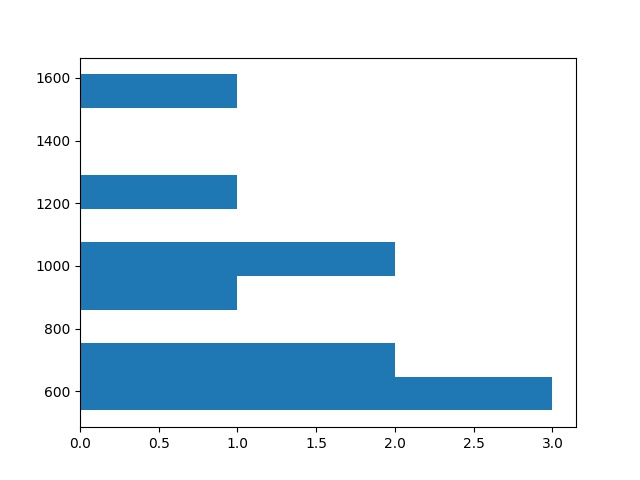

Write the Python code that produced this figure.
from knock35 import sorted_nouns
import matplotlib.pyplot as plt

val_ = []
key_ = []

for noun in sorted_nouns:
	key_.append(noun[0])
	val_.append(noun[1])
plt.hist(val_[:10], bins=10, orientation="horizontal")
plt.savefig('./knock38.jpg')